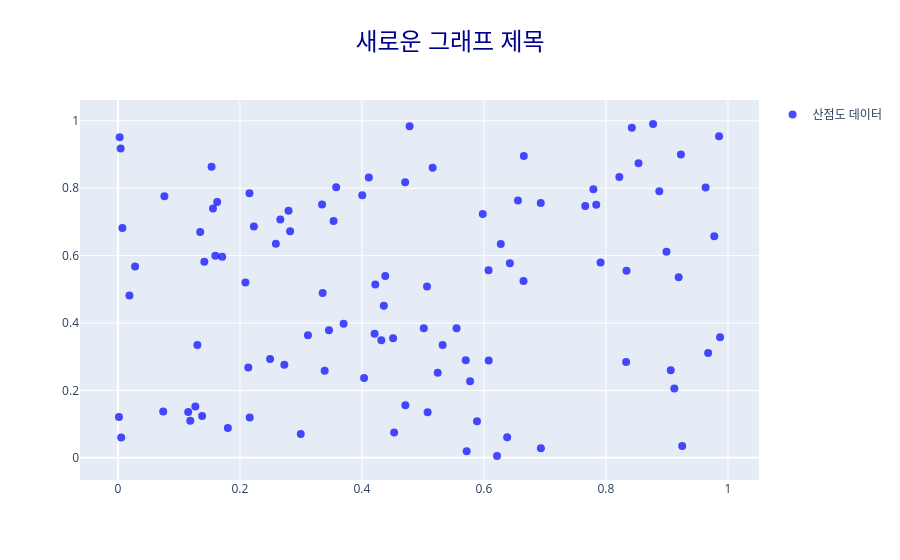

This figure's notebook cell:
### Code cell
# Plotly Graph Objects 3개의 요소를 활용해서 그래프의 옵션을 정의
# 1) update_layout()
# 2) update_xaxes()
# 3) update_yaxes()

# numpy => 파이썬에서 수치계산 및 배열연산을 보다 효율적으로 하고자 할 때 사용가능한 라이브러리
# 객체지향 프로그래밍 언어 => [] : 배열 || [] : 리스트
# 1) 파이썬 내 자료구조 중 하나인 리스트보다 훨씬 빠르고, 메모리 관리 효과적인 연산 처리
# 2) 수학함수 제공 : 선형대수, 난수생성 등의 수학적 기능을 가져다가 사용할 때 넘파이 내부에 내장된 함수
# 3) 현재 파이썬에서 사용가능한 머신러닝 기초 모델들을 수학적으로 표현할 때, 넘파이
# 4) 시뮬레이션, 통계분석 : 넘파이 내부에 있는 함수들을 많이 사용

import plotly.graph_objects as go
import numpy as np

x_data = np.random.rand(100)
y_data = np.random.rand(100)

fig = go.Figure()

fig.add_trace(
    go.Scatter(
        x=x_data,
        y=y_data,
        mode="markers",
        # 딕셔너리 리터럴 방식
        # marker={
        #     "size": 8,
        #     "color": "#00F",
        #     "opacity": 0.7
        # },
        # dict() 수동 형변환 함수를 활용한 방식
        marker = dict(
            size = 8,
            color = "#00F",
            opacity = 0.7
        ),
        name="산점도 데이터",
        showlegend=True
    )
)

# fig.update_layout(
#     title="산점도 그래프 예제",
#     xaxis_title="x축",
#     yaxis_title="y축",
# )

fig.update_layout(
    title={
        "text": "새로운 그래프 제목",
        "x": 0.5,
        "font": {
            "size":24,
            "color": "darkblue"
        }
    }
)
fig.show()
# x_list = [1, 2, 3]
# print(x_data)
# print(type(x_data))
# print(type(x_list))

### Figure 1 — Plotly figure (JSON) as saved in the notebook; plotly's stock layout.template omitted (floating-point values rounded to 4 significant figures)
{"data": [{"marker": {"color": "#00F", "opacity": 0.7, "size": 8}, "mode": "markers", "name": "산점도 데이터", "showlegend": true, "type": "scatter", "x": [0.4511, 0.5323, 0.001636, 0.7661, 0.1708, 0.6075, 0.5981, 0.6648, 0.1186, 0.01886, 0.8219, 0.4359, 0.5158, 0.5076, 0.2494, 0.2137, 0.8337, 0.2589, 0.2228, 0.7794, 0.8424, 0.9675, 0.9192, 0.6933, 0.6558, 0.4382, 0.9775, 0.6931, 0.1558, 0.5716, 0.6214, 0.4005, 0.4708, 0.5066, 0.6424, 0.1151, 0.8331, 0.216, 0.5772, 0.925, 0.8874, 0.6381, 0.1534, 0.3114, 0.2662, 0.2797, 0.6276, 0.5702, 0.004363, 0.1348, 0.912, 0.3346, 0.138, 0.5886, 0.987, 0.8533, 0.1802, 0.2822, 0.3389, 0.209, 0.3578, 0.3699, 0.07613, 0.4112, 0.8772, 0.4035, 0.1269, 0.5551, 0.4219, 0.1416, 0.1627, 0.2727, 0.00724, 0.5242, 0.4528, 0.2156, 0.02807, 0.4207, 0.9853, 0.9229, 0.4712, 0.1302, 0.9062, 0.3535, 0.005325, 0.002797, 0.07418, 0.3356, 0.8992, 0.4782, 0.4317, 0.9634, 0.7841, 0.5014, 0.2997, 0.6078, 0.1597, 0.6654, 0.3459, 0.7912], "y": [0.3551, 0.3345, 0.1211, 0.747, 0.5965, 0.5564, 0.7236, 0.5243, 0.11, 0.4819, 0.8332, 0.4515, 0.861, 0.1353, 0.293, 0.2683, 0.5553, 0.6351, 0.6863, 0.7969, 0.9793, 0.3114, 0.5354, 0.02874, 0.7635, 0.5394, 0.6571, 0.7561, 0.7397, 0.01974, 0.005455, 0.7792, 0.8174, 0.5085, 0.5775, 0.1357, 0.2847, 0.1199, 0.2274, 0.03487, 0.7909, 0.06122, 0.8637, 0.3634, 0.7071, 0.7329, 0.6342, 0.2894, 0.9177, 0.6701, 0.206, 0.7515, 0.1239, 0.1085, 0.3576, 0.8742, 0.08835, 0.6722, 0.2585, 0.5199, 0.8029, 0.3978, 0.776, 0.8315, 0.9904, 0.2366, 0.1525, 0.3844, 0.5145, 0.5818, 0.7592, 0.2762, 0.6817, 0.2527, 0.07512, 0.7849, 0.5676, 0.3681, 0.9539, 0.9, 0.1562, 0.3349, 0.2598, 0.7025, 0.06047, 0.9509, 0.1376, 0.489, 0.6116, 0.9834, 0.3492, 0.8023, 0.7512, 0.3847, 0.07078, 0.289, 0.5992, 0.8957, 0.3784, 0.5793]}], "layout": {"title": {"font": {"color": "darkblue", "size": 24}, "text": "새로운 그래프 제목", "x": 0.5}}}
